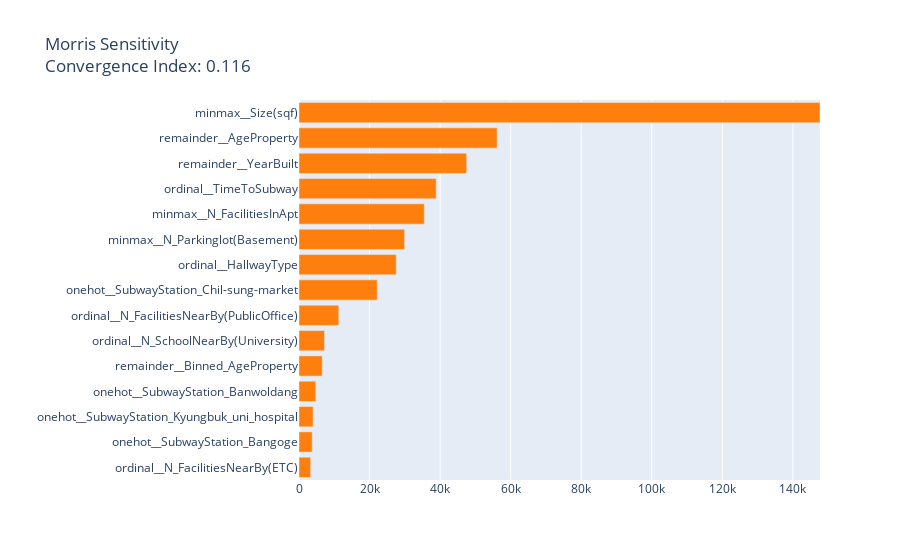

The cell this chart's notebook holds for it:
### Markdown cell above
- `Morris Sensitivity Analysis`

### Code cell
interpret_model(result_gbr_sampling, plot = 'msa')

### Figure 1 — Plotly figure (JSON) as saved in the notebook; plotly's stock layout.template omitted (floating-point values rounded to 4 significant figures)
{"data": [{"marker": {"color": ["#ff7f0e", "#ff7f0e", "#ff7f0e", "#ff7f0e", "#ff7f0e", "#ff7f0e", "#ff7f0e", "#ff7f0e", "#ff7f0e", "#ff7f0e", "#ff7f0e", "#ff7f0e", "#ff7f0e", "#ff7f0e", "#ff7f0e"]}, "orientation": "h", "type": "bar", "x": [3303.0, 3736.0, 3996.0, 4764.0, 6590.0, 7223.0, 11270.0, 22180.0, 27560.0, 29940.0, 35510.0, 38900.0, 47530.0, 56160.0, 147700.0], "y": ["ordinal__N_FacilitiesNearBy(ETC)", "onehot__SubwayStation_Bangoge", "onehot__SubwayStation_Kyungbuk_uni_hospital", "onehot__SubwayStation_Banwoldang", "remainder__Binned_AgeProperty", "ordinal__N_SchoolNearBy(University)", "ordinal__N_FacilitiesNearBy(PublicOffice)", "onehot__SubwayStation_Chil-sung-market", "ordinal__HallwayType", "minmax__N_Parkinglot(Basement)", "minmax__N_FacilitiesInApt", "ordinal__TimeToSubway", "remainder__YearBuilt", "remainder__AgeProperty", "minmax__Size(sqf)"]}], "layout": {"title": {"text": "Morris Sensitivity<br>Convergence Index: 0.116"}, "xaxis": {"range": [0, 147700.0], "title": {"text": ""}}, "yaxis": {"automargin": true, "dtick": 1, "title": {"text": ""}}}}
